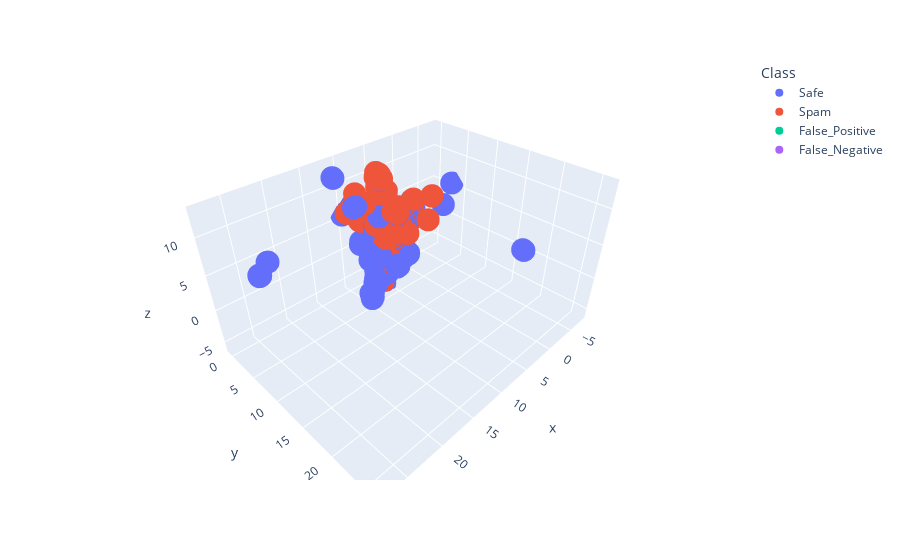

Notebook source saved alongside this figure:
### Code cell
umap_plot_3d(train,test.iloc[[1131,1033]],save = True, outdir=res_dir)

### Figure 1 — Plotly figure (JSON) as saved in the notebook; plotly's stock layout.template omitted (floating-point values rounded to 4 significant figures; data arrays with more than 128 entries replaced by an {"elided": "..."} marker saying what was removed)
{"data": [{"hovertemplate": "Class=Safe<br>x=%{x}<br>y=%{y}<br>z=%{z}<extra></extra>", "legendgroup": "Safe", "marker": {"color": "#636efa", "symbol": "circle"}, "mode": "markers", "name": "Safe", "scene": "scene", "showlegend": true, "type": "scatter3d", "x": {"elided": "2114 float values"}, "y": {"elided": "2114 float values"}, "z": {"elided": "2114 float values"}}, {"hovertemplate": "Class=Spam<br>x=%{x}<br>y=%{y}<br>z=%{z}<extra></extra>", "legendgroup": "Spam", "marker": {"color": "#EF553B", "symbol": "circle"}, "mode": "markers", "name": "Spam", "scene": "scene", "showlegend": true, "type": "scatter3d", "x": {"elided": "1336 float values"}, "y": {"elided": "1336 float values"}, "z": {"elided": "1336 float values"}}, {"hovertemplate": "Class=False_Positive<br>x=%{x}<br>y=%{y}<br>z=%{z}<extra></extra>", "legendgroup": "False_Positive", "marker": {"color": "#00cc96", "symbol": "circle"}, "mode": "markers", "name": "False_Positive", "scene": "scene", "showlegend": true, "type": "scatter3d", "x": [8.007], "y": [3.062], "z": [2.748]}, {"hovertemplate": "Class=False_Negative<br>x=%{x}<br>y=%{y}<br>z=%{z}<extra></extra>", "legendgroup": "False_Negative", "marker": {"color": "#ab63fa", "symbol": "circle"}, "mode": "markers", "name": "False_Negative", "scene": "scene", "showlegend": true, "type": "scatter3d", "x": [9.25], "y": [5.421], "z": [6.4]}], "layout": {"legend": {"title": {"text": "Class"}, "tracegroupgap": 0}, "margin": {"t": 60}, "scene": {"domain": {"x": [0, 1], "y": [0, 1]}, "xaxis": {"title": {"text": "x"}}, "yaxis": {"title": {"text": "y"}}, "zaxis": {"title": {"text": "z"}}}}}
